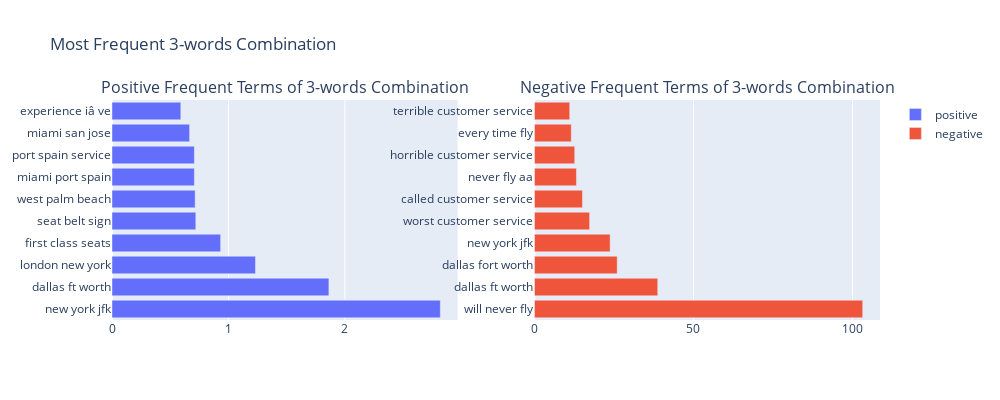

Notebook code cell kept with this figure:
### Markdown cell above
#  Word Cloud : American Airlines Customer Reviews

### Code cell
domain_stopwords = {'airline', 'flight', 'plane', 'airport', 'flights', 'airlines', 'american'}
stopwords = set.union(STOPWORDS, domain_stopwords)

generate_cloud(DUA[DUA['airline_no']==1], False)

### Figure 1 — Plotly figure (JSON) as saved in the notebook; plotly's stock layout.template omitted (floating-point values rounded to 4 significant figures)
{"data": [{"name": "positive", "orientation": "h", "type": "bar", "x": [2.819, 1.862, 1.232, 0.9327, 0.7195, 0.7139, 0.7071, 0.7071, 0.6664, 0.5908], "xaxis": "x", "y": ["new york jfk", "dallas ft worth", "london new york", "first class seats", "seat belt sign", "west palm beach", "miami port spain", "port spain service", "miami san jose", "experience iâ ve"], "yaxis": "y"}, {"name": "negative", "orientation": "h", "type": "bar", "x": [103.2, 38.77, 26.02, 23.8, 17.36, 15.11, 13.22, 12.68, 11.59, 11.1], "xaxis": "x2", "y": ["will never fly", "dallas ft worth", "dallas fort worth", "new york jfk", "worst customer service", "called customer service", "never fly aa", "horrible customer service", "every time fly", "terrible customer service"], "yaxis": "y2"}], "layout": {"annotations": [{"font": {"size": 16}, "showarrow": false, "text": "Positive Frequent Terms of 3-words Combination", "x": 0.225, "xanchor": "center", "xref": "paper", "y": 1, "yanchor": "bottom", "yref": "paper"}, {"font": {"size": 16}, "showarrow": false, "text": "Negative Frequent Terms of 3-words Combination", "x": 0.775, "xanchor": "center", "xref": "paper", "y": 1, "yanchor": "bottom", "yref": "paper"}], "height": 400, "margin": {"l": 100}, "title": {"text": "Most Frequent 3-words Combination"}, "width": 1000, "xaxis": {"anchor": "y", "domain": [0, 0.45]}, "xaxis2": {"anchor": "y2", "domain": [0.55, 1]}, "yaxis": {"anchor": "x", "domain": [0, 1]}, "yaxis2": {"anchor": "x2", "domain": [0, 1]}}}
